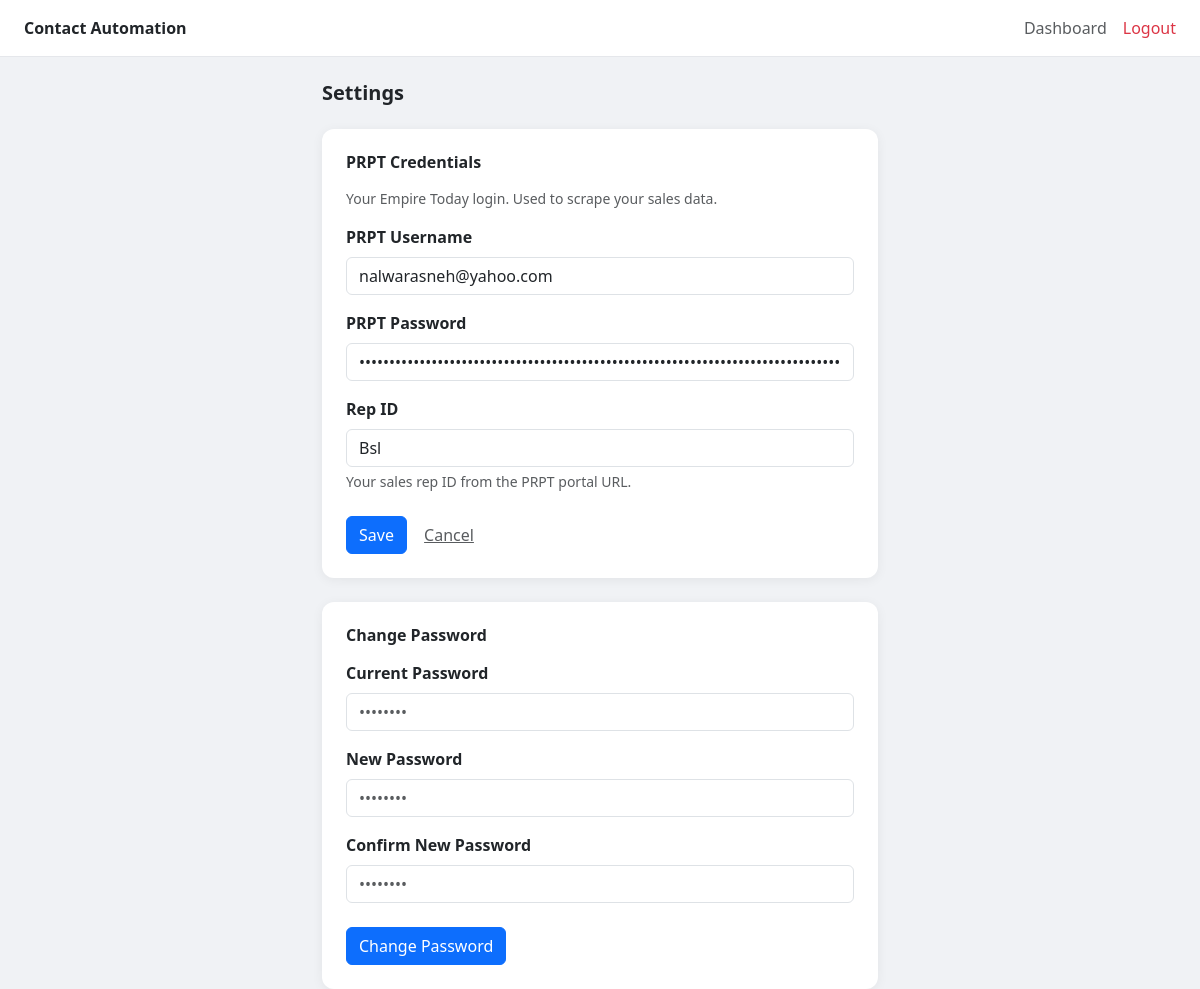
The app's page /settings (signed in), older data.
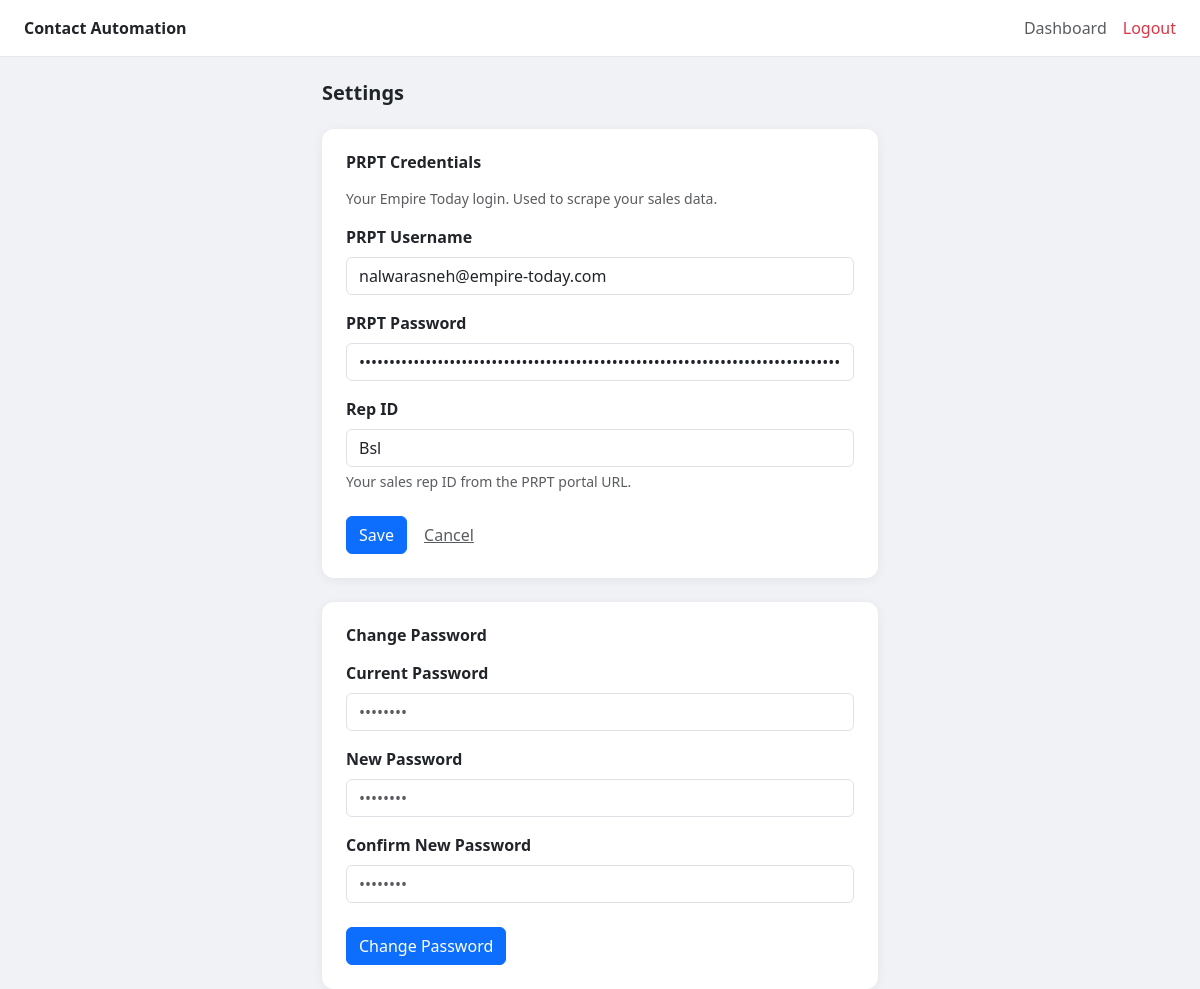
The same page, newer data.
### tables this page shows
CREATE TABLE users (
            id              INTEGER PRIMARY KEY AUTOINCREMENT,
            email           TEXT UNIQUE NOT NULL,
            password_hash   TEXT NOT NULL,
            role            TEXT DEFAULT 'user',
            prpt_username   TEXT DEFAULT '',
            prpt_password   TEXT DEFAULT '',
            prpt_rep_id     TEXT DEFAULT '',
            ghl_api_token   TEXT DEFAULT '',
            ghl_location_id TEXT DEFAULT '',
            created_at      TIMESTAMP DEFAULT CURRENT_TIMESTAMP
        );

### main_server.py (the view)
@app.get("/settings", response_class=HTMLResponse)
def settings_page(request: Request):
    user = require_user(request)
    if isinstance(user, RedirectResponse):
        return user
    return templates.TemplateResponse("settings.html", {
        "request": request,
        "user": dict(user),
        "success": None,
        "error": None,
    })

### templates/settings.html (shortened to what this page needs)
<!DOCTYPE html>
<html lang="en">
<head>
  <link href="https://cdn.jsdelivr.net/npm/bootstrap@5.3.0/dist/css/bootstrap.min.css" rel="stylesheet"/>
</head>
<body>
  <nav class="navbar px-4 py-3 mb-4">
    <span class="fw-bold">Contact Automation</span>
    <div class="ms-auto d-flex gap-3 align-items-center">
      <a href="/dashboard" class="text-decoration-none text-muted">Dashboard</a>
      <a href="/logout" class="text-decoration-none text-danger">Logout</a>
    </div>
  </nav>
  <div class="container" style="max-width: 580px;">
    <h5 class="fw-bold mb-4">Settings</h5>
    <div class="card p-4">
      <h6 class="fw-semibold mb-3">PRPT Credentials</h6>
      <p class="text-muted mb-3" style="font-size:0.875rem;">
        Your Empire Today login. Used to scrape your sales data.
      </p>
      <form method="POST" action="/settings">
        <div class="mb-3">
          <label class="form-label fw-semibold">PRPT Username</label>
          <input type="email" name="prpt_username" class="form-control"
                 value="{{ user.prpt_username }}" placeholder="you@empire-today.com" required/>
        </div>
        <div class="mb-3">
          <label class="form-label fw-semibold">PRPT Password</label>
          <input type="password" name="prpt_password" class="form-control"
                 value="{{ user.prpt_password }}" placeholder="••••••••" required/>
        </div>
        <div class="mb-4">
          <label class="form-label fw-semibold">Rep ID</label>
          <input type="text" name="prpt_rep_id" class="form-control"
                 value="{{ user.prpt_rep_id }}" placeholder="e.g. s507821" required/>
          <div class="form-text">Your sales rep ID from the PRPT portal URL.</div>
        </div>
        <button type="submit" class="btn btn-primary">Save</button>
        <a href="/dashboard" class="btn btn-link text-muted">Cancel</a>
      </form>
    </div>
    <div class="card p-4 mt-4">
      <h6 class="fw-semibold mb-3">Change Password</h6>
      <form method="POST" action="/settings/change-password">
        <div class="mb-3">
          <label class="form-label fw-semibold">Current Password</label>
          <input type="password" name="current_password" class="form-control" placeholder="••••••••" required/>
        </div>
        <div class="mb-3">
          <label class="form-label fw-semibold">New Password</label>
          <input type="password" name="new_password" class="form-control" placeholder="••••••••" required/>
        </div>
        <div class="mb-4">
          <label class="form-label fw-semibold">Confirm New Password</label>
          <input type="password" name="confirm_password" class="form-control" placeholder="••••••••" required/>
        </div>
        <button type="submit" class="btn btn-primary">Change Password</button>
      </form>
    </div>
  </div>
</body>
</html>

### templates/settings.html (style rules this page uses)
body { background: #f0f2f5; }
.navbar { background: #fff; border-bottom: 1px solid #e5e7eb; }
.card { border: none; border-radius: 12px; box-shadow: 0 2px 12px rgba(0,0,0,0.06); }

Row changes from the older to the newer data that the page shows:
changed users "Bsl": prpt_username "nalwarasneh@yahoo.com" → "nalwarasneh@empire-today.com"
